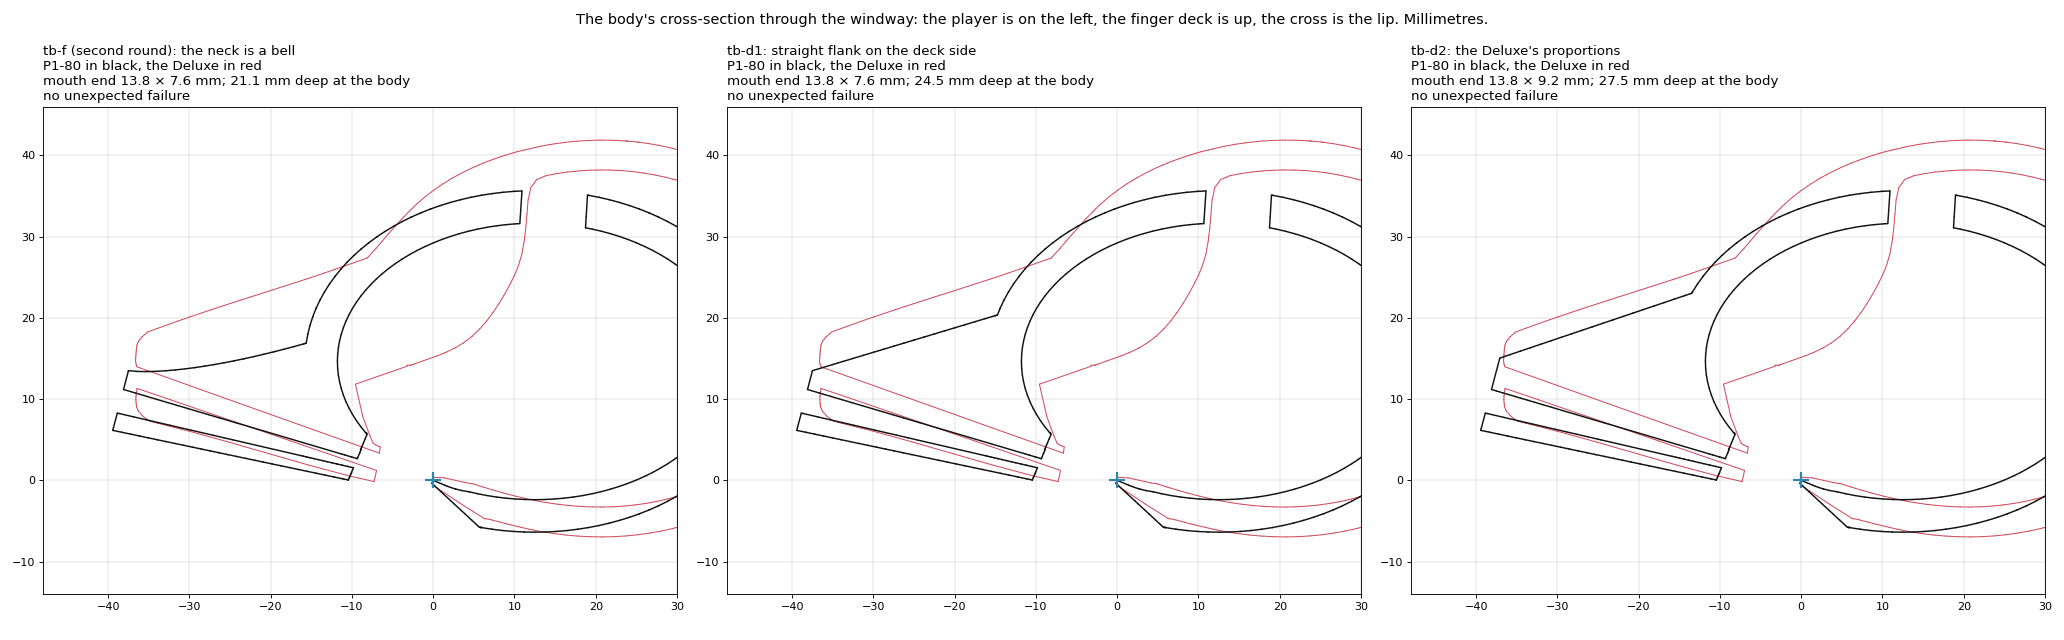

Python code for this plot:
"""The trials of the third round laid over the section of the "Deluxe" model. Needs matplotlib and Pillow.

    python Analizes_ocarinas/Neck_volume/sheet_deluxe_overlay.py

Reads refs_position.json (the Deluxe's section, from refs_position.py) and throwback_trials.json. Every panel is the
body's cross-section through the windway in the frame of the body: the player on the left, the deck up, the lip at
the cross. The trial is drawn in black and the Deluxe in red, both placed on their lips, at the same scale. Writes
sheet_deluxe_overlay.png (sections) and sheet_deluxe_views.png (the pictures of the same trials).
"""
import json
import pathlib

import matplotlib

matplotlib.use("Agg")
import matplotlib.pyplot as plt  # noqa: E402
import numpy as np  # noqa: E402
from PIL import Image, ImageDraw, ImageFont  # noqa: E402

HERE = pathlib.Path(__file__).resolve().parent
IMG = HERE / "images"
R = json.loads((HERE / "refs_position.json").read_text(encoding="utf-8"))
T = json.loads((HERE / "throwback_trials.json").read_text(encoding="utf-8"))
PANELS = (("P1:tb-f", "tb-f (second round): the neck is a bell"), ("P1:tb-d1", "tb-d1: straight flank on the deck side"),
          ("P1:tb-d2", "tb-d2: the Deluxe's proportions"))


def draw(ax, segs, color, lw):
    for (x0, z0), (x1, z1) in segs:
        ax.plot([x0, x1], [z0, z1], "-", color=color, lw=lw, solid_capstyle="round")


def overlay():
    keys = [(k, h) for k, h in PANELS if k in T and not T[k].get("build_failed")]
    fig, axs = plt.subplots(1, len(keys), figsize=(8.6 * len(keys), 8.0))
    for ax, (key, head) in zip(np.atleast_1d(axs), keys):
        r = T[key]
        n = r["neck"]
        draw(ax, R["Deluxe"]["outline"], "#d1495b", 0.9)
        draw(ax, r["outline_body"], "#111111", 1.3)
        ax.plot([0], [0], "+", color="#2e86ab", ms=14, mew=2)
        ax.set_xlim(-48, 30)
        ax.set_ylim(-14, 46)
        ax.set_aspect("equal")
        ax.grid(True, lw=0.3)
        ax.set_title(f"{head}\nP1-80 in black, the Deluxe in red\nmouth end {n['mouth_width_mm']:.1f} × {n['mouth_depth_mm']:.1f} mm; "
                     f"{n['base_depth_mm']:.1f} mm deep at the body\n"
                     + ("no unexpected failure" if not r["unexpected"] else "FAILS: " + ", ".join(r["unexpected"])), fontsize=12, loc="left")
    fig.suptitle("The body's cross-section through the windway: the player is on the left, the finger deck is up, the cross is the lip. Millimetres.", fontsize=13)
    fig.tight_layout(rect=(0, 0, 1, 0.95))
    fig.savefig(HERE / "sheet_deluxe_overlay.png", dpi=80)
    print("sheet_deluxe_overlay.png")


def font(size):
    try:
        return ImageFont.truetype("arial.ttf", size)
    except OSError:
        return ImageFont.load_default()


def trim(im, pad=10):
    a = np.asarray(im.convert("RGB"))
    mask = (a < 250).any(axis=2)
    ys, xs = np.where(mask.any(axis=1))[0], np.where(mask.any(axis=0))[0]
    return im.crop((max(xs[0] - pad, 0), max(ys[0] - pad, 0), min(xs[-1] + pad, im.width), min(ys[-1] + pad, im.height)))


def views(out_name, title, keys, rows=(("end", "Along the body: the player is on the left, the deck is up"), ("under", "From below and behind"),
                                       ("window", "The window, from beyond the labium"), ("outside", "From the mouth end"),
                                       ("section", "Close section through the window"))):
    col, pad = 470, 14
    f_head, f_cap = font(22), font(17)
    cells = {}
    for key, _ in keys:
        for row, _ in rows:
            p = IMG / f"{key.replace(':', '_')}_{row}.png"
            if p.exists():
                im = Image.open(p).convert("RGB")
                im = im if row == "section" else trim(im)
                cells[(key, row)] = im.resize((col, round(im.height * col / im.width)), Image.LANCZOS)
    row_h = [max((cells[(k, row)].height for k, _ in keys if (k, row) in cells), default=0) for row, _ in rows]
    caps = {}
    for key, _ in keys:
        r = T[key]
        n = r["neck"]
        caps[key] = [f"Mouth end {n['mouth_width_mm']:.1f} × {n['mouth_depth_mm']:.1f} mm; {n['base_width_mm']:.1f} × {n['base_depth_mm']:.1f} mm at the body",
                     f"Roof over the exit {n['over_pipe_roof_at_exit_mm']:.1f} mm, cut square",
                     f"Plastic of the body {r['plastic_cm3']:.1f} cm³; thinnest {r['wall_thinnest'].split('tubes: ')[1].split(' mm')[0]} mm",
                     f"Nearest hole to the window: {r['hole_to_voicing'].split(',')[1].strip().split(' (')[0]}",
                     ("Checks: no unexpected failure" if not r["unexpected"] else "FAILS: " + ", ".join(r["unexpected"]))]
    top = 52
    cap_h = 34 + 5 * 22 + 10
    W = pad + len(keys) * (col + pad)
    H = top + cap_h + sum(h + 28 + pad for h in row_h) + pad
    out = Image.new("RGB", (W, H), "white")
    d = ImageDraw.Draw(out)
    d.text((pad, 12), title, fill=(0, 0, 0), font=f_head)
    for c, (key, head) in enumerate(keys):
        x = pad + c * (col + pad)
        d.text((x, top), head, fill=(20, 50, 120), font=f_head)
        for i, line in enumerate(caps[key]):
            d.text((x, top + 32 + i * 22), line, fill=(40, 40, 40), font=f_cap)
        y = top + cap_h
        for (row, label), h in zip(rows, row_h):
            if c == 0:
                d.text((pad, y), label, fill=(110, 110, 110), font=f_cap)
            if (key, row) in cells:
                out.paste(cells[(key, row)], (x, y + 26))
            y += h + 28 + pad
    out.save(HERE / out_name)
    print(out_name, out.size)


if __name__ == "__main__":
    overlay()
    views("sheet_deluxe_views.png", "tb-f with the neck adjusted toward the Deluxe (P1-80, the teardrop): pipe, window and square roof are the same in all three",
          [(k, h.split(":")[0] if ":" in h else h) for k, h in PANELS if k in T and not T[k].get("build_failed")])
    p4 = [(k, h) for k, h in (("P4:tb-f", "tb-f"), ("P4:tb-d1", "tb-d1"), ("P4:tb-d2", "tb-d2")) if k in T and not T[k].get("build_failed")]
    if p4:
        views("sheet_deluxe_views_P4.png", "The same three necks on the seed P4-80", p4,
              rows=(("end", "Along the body"), ("under", "From below and behind"), ("window", "The window, from beyond the labium")))
